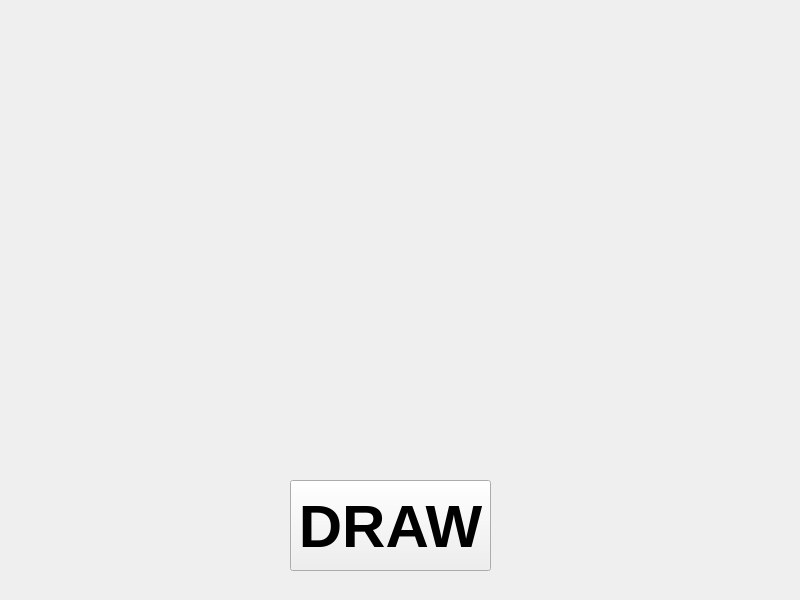
<?xml version="1.0" encoding="UTF-8"?>
<ui version="4.0">
 <class>MainWindow</class>
 <widget class="QMainWindow" name="MainWindow">
  <property name="geometry">
   <rect>
    <x>0</x>
    <y>0</y>
    <width>800</width>
    <height>600</height>
   </rect>
  </property>
  <property name="windowTitle">
   <string>MainWindow</string>
  </property>
  <widget class="QWidget" name="centralwidget">
   <widget class="QPushButton" name="pushButton">
    <property name="geometry">
     <rect>
      <x>290</x>
      <y>480</y>
      <width>201</width>
      <height>91</height>
     </rect>
    </property>
    <property name="font">
     <font>
      <pointsize>45</pointsize>
      <weight>75</weight>
      <bold>true</bold>
     </font>
    </property>
    <property name="text">
     <string>DRAW</string>
    </property>
   </widget>
  </widget>
 </widget>
 <resources/>
 <connections/>
</ui>
